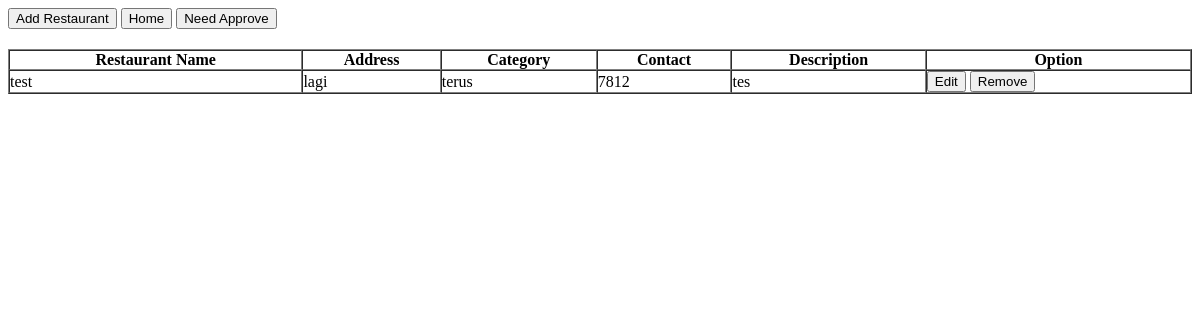
Before: /Admin/crud/restaurants/index.php with the older database file.
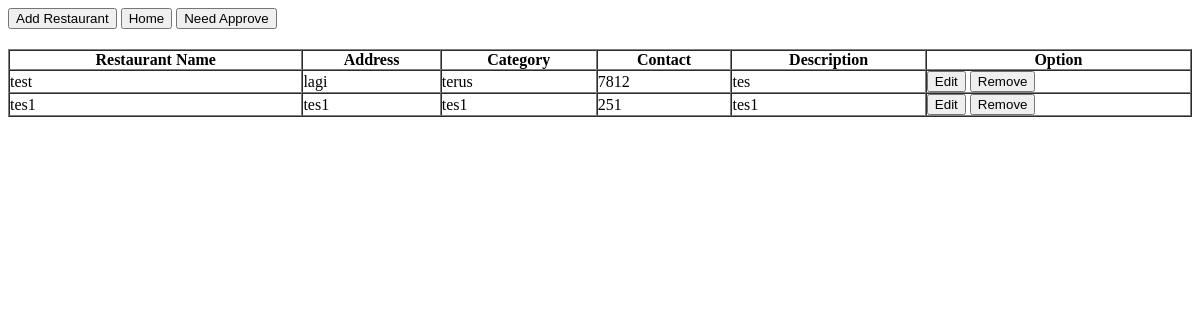
After: the same page with the newer database file.
### tables this page shows
CREATE TABLE `restaurants` (
  `restaurant_id` int(11) NOT NULL,
  `restaurant_name` varchar(255) NOT NULL,
  `restaurant_address` text NOT NULL,
  `restaurant_category` varchar(20) NOT NULL,
  `restaurant_contact` int(13) NOT NULL,
  `restaurant_description` text NOT NULL,
  `latitude` double NOT NULL DEFAULT '0',
  `longitude` double NOT NULL DEFAULT '0',
  `active` int(11) NOT NULL DEFAULT '0',
  `user` int(11) NOT NULL DEFAULT '0'
);

### Admin/crud/restaurants/index.php (the view, shortened to what this page needs)
<?php require_once '../../../connect/db_connect.php'; ?>
<!DOCTYPE html>
<html>
<head>
</head>
<body>
<div class="manageMember">
	<a href="create.php"><button type="button">Add Restaurant</button></a>
	<a href="../../home.php"><button type="button">Home</button></a>
	<a href="needapprove.php"><button type="button">Need Approve</button></a>
	<table border="1" cellspacing="0" cellpadding="0">
		<thead>
			<tr>
				<th>Restaurant Name</th>
				<th>Address</th>
				<th>Category</th>
				<th>Contact</th>
				<th>Description</th>
				<th>Option</th>
			</tr>
		</thead>
		<tbody>
			<?php
			$sql = "SELECT * FROM restaurants WHERE active = 2";
			$result = $connect->query($sql);
			if($result->num_rows >0)
			{
				while($row = $result->fetch_assoc())
				{
					echo "
					<tr>
						<td> ".$row['restaurant_name']."</td>
						<td> ".$row['restaurant_address']."</td>
						<td> ".$row['restaurant_category']."</td>
						<td> ".$row['restaurant_contact']."</td>
						<td> ".$row['restaurant_description']."</td>
						<td>
							<a href='edit.php?restaurant_id=".$row['restaurant_id']."'><button type='button'>Edit</button></a>
							<a href='remove.php?restaurant_id=".$row['restaurant_id']."'><button type='button'>Remove</button></a>
						</td>
					</tr>";
				}
			}
				else
				{
					echo "<tr><td colspan='6'><center>No Data Available</center></td></tr>";
				}
			?>
		</tbody>
	</table>
</div>
</body>
</html>
</html>

### Admin/crud/restaurants/index.php (style rules this page uses)
.manageMember { width: 100%; margin: auto; }
table { width: 100%; margin-top: 20px; }

Changed rows visible on the page:
added restaurants: restaurant_name "tes1", restaurant_address "tes1", restaurant_category "tes1", restaurant_contact "251", restaurant_description "tes1"
